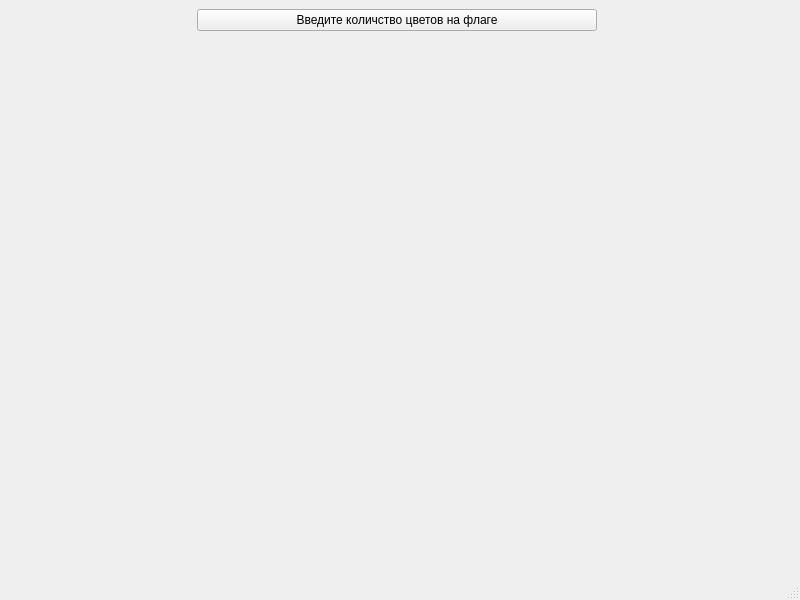
<?xml version="1.0" encoding="UTF-8"?>
<ui version="4.0">
 <class>MainWindow</class>
 <widget class="QMainWindow" name="MainWindow">
  <property name="geometry">
   <rect>
    <x>0</x>
    <y>0</y>
    <width>800</width>
    <height>600</height>
   </rect>
  </property>
  <property name="windowTitle">
   <string>MainWindow</string>
  </property>
  <widget class="QWidget" name="centralwidget">
   <layout class="QGridLayout" name="gridLayout">
    <item row="1" column="1">
     <spacer name="verticalSpacer">
      <property name="orientation">
       <enum>Qt::Vertical</enum>
      </property>
      <property name="sizeType">
       <enum>QSizePolicy::Fixed</enum>
      </property>
      <property name="sizeHint" stdset="0">
       <size>
        <width>400</width>
        <height>40</height>
       </size>
      </property>
     </spacer>
    </item>
    <item row="2" column="1" colspan="2">
     <widget class="QLabel" name="label">
      <property name="text">
       <string/>
      </property>
     </widget>
    </item>
    <item row="0" column="2">
     <spacer name="horizontalSpacer">
      <property name="orientation">
       <enum>Qt::Horizontal</enum>
      </property>
      <property name="sizeHint" stdset="0">
       <size>
        <width>40</width>
        <height>20</height>
       </size>
      </property>
     </spacer>
    </item>
    <item row="0" column="1">
     <widget class="QPushButton" name="colors_btn">
      <property name="styleSheet">
       <string notr="true">font: 16pt &quot;MS Shell Dlg 2&quot;;</string>
      </property>
      <property name="text">
       <string>Введите количство цветов на флаге</string>
      </property>
     </widget>
    </item>
    <item row="2" column="0">
     <spacer name="horizontalSpacer_2">
      <property name="orientation">
       <enum>Qt::Horizontal</enum>
      </property>
      <property name="sizeHint" stdset="0">
       <size>
        <width>40</width>
        <height>20</height>
       </size>
      </property>
     </spacer>
    </item>
   </layout>
  </widget>
  <widget class="QMenuBar" name="menubar">
   <property name="geometry">
    <rect>
     <x>0</x>
     <y>0</y>
     <width>800</width>
     <height>26</height>
    </rect>
   </property>
  </widget>
  <widget class="QStatusBar" name="statusbar"/>
 </widget>
 <resources/>
 <connections/>
</ui>
